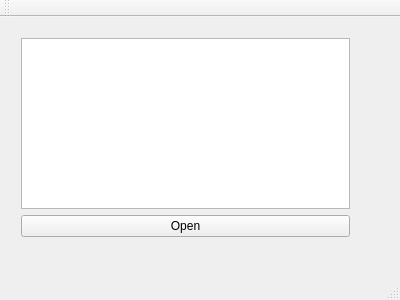
<?xml version="1.0" encoding="UTF-8"?>
<ui version="4.0">
 <class>MainWindow</class>
 <widget class="QMainWindow" name="MainWindow">
  <property name="geometry">
   <rect>
    <x>0</x>
    <y>0</y>
    <width>400</width>
    <height>300</height>
   </rect>
  </property>
  <property name="windowTitle">
   <string>MainWindow</string>
  </property>
  <widget class="QWidget" name="centralWidget">
   <widget class="QWidget" name="verticalLayoutWidget">
    <property name="geometry">
     <rect>
      <x>10</x>
      <y>10</y>
      <width>351</width>
      <height>221</height>
     </rect>
    </property>
    <layout class="QVBoxLayout" name="verticalLayout">
     <item>
      <widget class="QTableWidget" name="tableWidget"/>
     </item>
     <item>
      <widget class="QPushButton" name="openButton">
       <property name="text">
        <string>Open</string>
       </property>
      </widget>
     </item>
    </layout>
   </widget>
  </widget>
  <widget class="QMenuBar" name="menuBar">
   <property name="geometry">
    <rect>
     <x>0</x>
     <y>0</y>
     <width>400</width>
     <height>22</height>
    </rect>
   </property>
  </widget>
  <widget class="QToolBar" name="mainToolBar">
   <attribute name="toolBarArea">
    <enum>TopToolBarArea</enum>
   </attribute>
   <attribute name="toolBarBreak">
    <bool>false</bool>
   </attribute>
  </widget>
  <widget class="QStatusBar" name="statusBar"/>
 </widget>
 <layoutdefault spacing="6" margin="11"/>
 <resources/>
 <connections/>
</ui>
